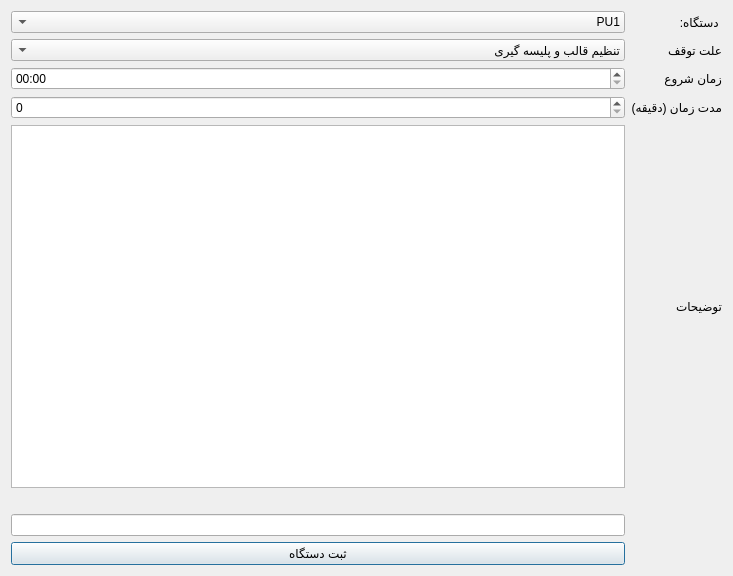
<?xml version="1.0" encoding="UTF-8"?>
<ui version="4.0">
 <class>Dialog</class>
 <widget class="QDialog" name="Dialog">
  <property name="geometry">
   <rect>
    <x>0</x>
    <y>0</y>
    <width>733</width>
    <height>576</height>
   </rect>
  </property>
  <property name="windowTitle">
   <string>Dialog</string>
  </property>
  <layout class="QGridLayout" name="gridLayout">
   <item row="0" column="0">
    <widget class="QComboBox" name="device_sl">
     <property name="layoutDirection">
      <enum>Qt::RightToLeft</enum>
     </property>
     <property name="currentText">
      <string notr="true">PU1</string>
     </property>
     <item>
      <property name="text">
       <string>PU1</string>
      </property>
     </item>
     <item>
      <property name="text">
       <string>PU2</string>
      </property>
     </item>
     <item>
      <property name="text">
       <string>PU3</string>
      </property>
     </item>
     <item>
      <property name="text">
       <string>PU4</string>
      </property>
     </item>
     <item>
      <property name="text">
       <string>PU5</string>
      </property>
     </item>
     <item>
      <property name="text">
       <string>PU6</string>
      </property>
     </item>
     <item>
      <property name="text">
       <string>PU7</string>
      </property>
     </item>
     <item>
      <property name="text">
       <string>PU8</string>
      </property>
     </item>
     <item>
      <property name="text">
       <string>DESMA</string>
      </property>
     </item>
    </widget>
   </item>
   <item row="0" column="1">
    <widget class="QLabel" name="label">
     <property name="text">
      <string> دستگاه:</string>
     </property>
    </widget>
   </item>
   <item row="1" column="0">
    <widget class="QComboBox" name="stop_reason_sl">
     <property name="layoutDirection">
      <enum>Qt::RightToLeft</enum>
     </property>
     <item>
      <property name="text">
       <string>تنظیم قالب و پلیسه گیری</string>
      </property>
     </item>
     <item>
      <property name="text">
       <string>تعویض قالب</string>
      </property>
     </item>
     <item>
      <property name="text">
       <string>خرابی جک</string>
      </property>
     </item>
     <item>
      <property name="text">
       <string>خرابی دستگیره</string>
      </property>
     </item>
     <item>
      <property name="text">
       <string>مکث در هر دور</string>
      </property>
     </item>
     <item>
      <property name="text">
       <string>تست مواد</string>
      </property>
     </item>
     <item>
      <property name="text">
       <string>متفرقه</string>
      </property>
     </item>
     <item>
      <property name="text">
       <string/>
      </property>
     </item>
    </widget>
   </item>
   <item row="1" column="1">
    <widget class="QLabel" name="label_4">
     <property name="text">
      <string>علت توقف</string>
     </property>
    </widget>
   </item>
   <item row="2" column="0">
    <widget class="QTimeEdit" name="start_time_sl">
     <property name="layoutDirection">
      <enum>Qt::LeftToRight</enum>
     </property>
     <property name="displayFormat">
      <string>HH:mm</string>
     </property>
    </widget>
   </item>
   <item row="2" column="1">
    <widget class="QLabel" name="label_5">
     <property name="text">
      <string>زمان شروع</string>
     </property>
    </widget>
   </item>
   <item row="3" column="0">
    <widget class="QSpinBox" name="duration_sl">
     <property name="layoutDirection">
      <enum>Qt::LeftToRight</enum>
     </property>
     <property name="maximum">
      <number>3000</number>
     </property>
    </widget>
   </item>
   <item row="3" column="1">
    <widget class="QLabel" name="label_6">
     <property name="text">
      <string>مدت زمان (دقیقه)</string>
     </property>
    </widget>
   </item>
   <item row="4" column="0">
    <widget class="QPlainTextEdit" name="failure_desc_sl">
     <property name="font">
      <font>
       <pointsize>13</pointsize>
      </font>
     </property>
     <property name="layoutDirection">
      <enum>Qt::LeftToRight</enum>
     </property>
     <property name="plainText">
      <string/>
     </property>
     <property name="placeholderText">
      <string/>
     </property>
    </widget>
   </item>
   <item row="4" column="1">
    <widget class="QLabel" name="label_2">
     <property name="text">
      <string>توضیحات</string>
     </property>
    </widget>
   </item>
   <item row="5" column="0">
    <widget class="QLabel" name="today_date_sl">
     <property name="text">
      <string/>
     </property>
    </widget>
   </item>
   <item row="6" column="0">
    <widget class="QLineEdit" name="date_edit"/>
   </item>
   <item row="7" column="0">
    <widget class="QPushButton" name="insert_failue_sl">
     <property name="text">
      <string>ثبت دستگاه</string>
     </property>
    </widget>
   </item>
  </layout>
 </widget>
 <resources/>
 <connections/>
</ui>
